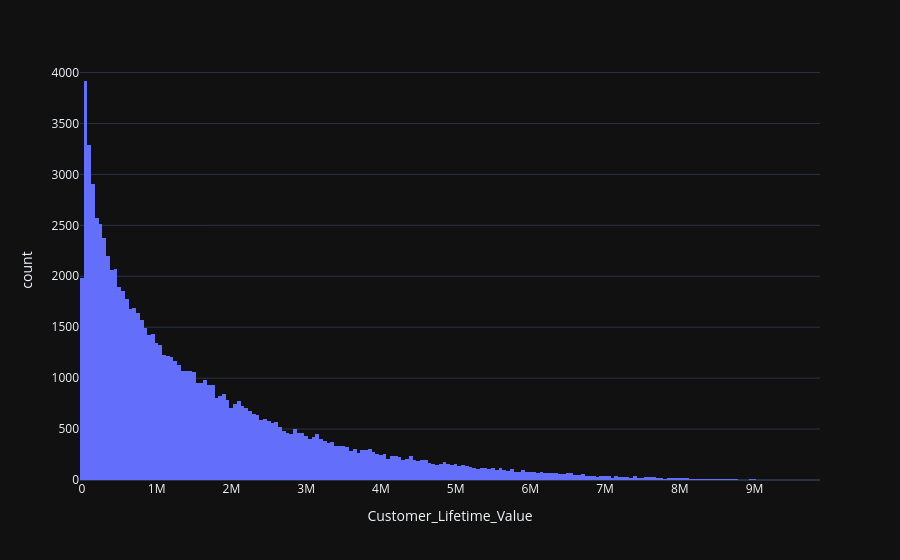

Notebook code cell kept with this figure:
### Markdown cell above
Customer Lifetime Value Analysis

### Code cell
px.histogram(df,
             x='Customer_Lifetime_Value')

### Figure 1 — Plotly figure (JSON) as saved in the notebook; plotly's stock layout.template omitted (floating-point values rounded to 4 significant figures; data arrays with more than 128 entries replaced by an {"elided": "..."} marker saying what was removed)
{"data": [{"bingroup": "x", "hovertemplate": "Customer_Lifetime_Value=%{x}<br>count=%{y}<extra></extra>", "legendgroup": "", "marker": {"color": "#636efa", "pattern": {"shape": ""}}, "name": "", "orientation": "v", "showlegend": false, "x": {"elided": "90000 float values"}, "xaxis": "x", "yaxis": "y", "type": "histogram"}], "layout": {"xaxis": {"anchor": "y", "domain": [0.0, 1.0], "title": {"text": "Customer_Lifetime_Value"}}, "yaxis": {"anchor": "x", "domain": [0.0, 1.0], "title": {"text": "count"}}, "legend": {"tracegroupgap": 0}, "margin": {"t": 60}, "barmode": "relative"}}
